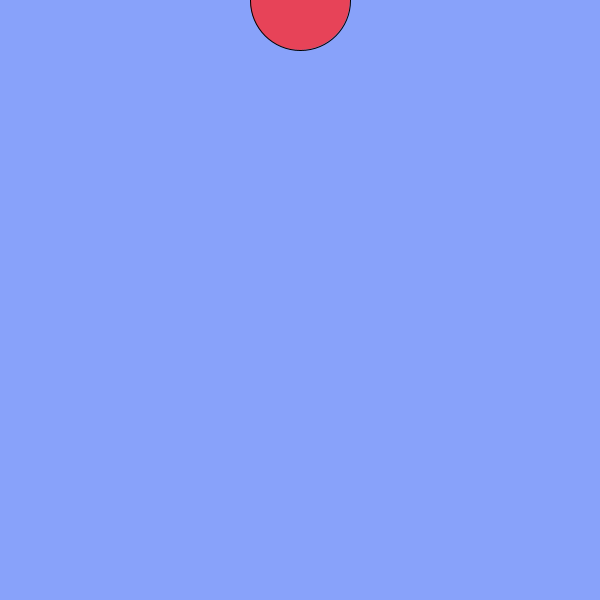
Frame 1 (no input)
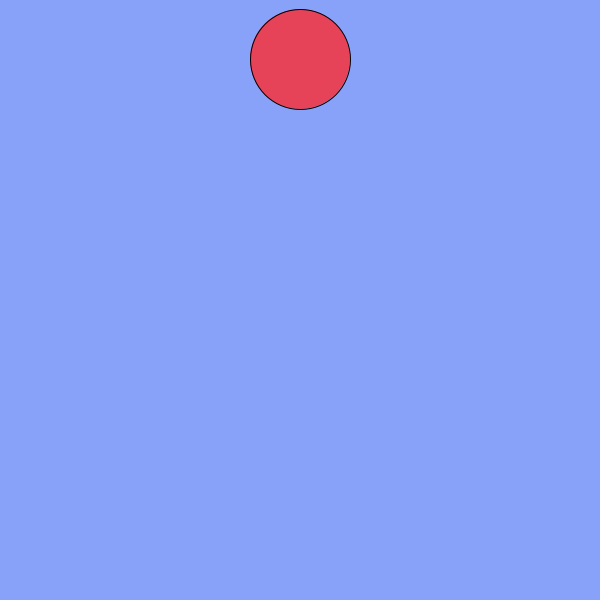
Frame 60 (the mouse pressed at the canvas centre just before this capture)
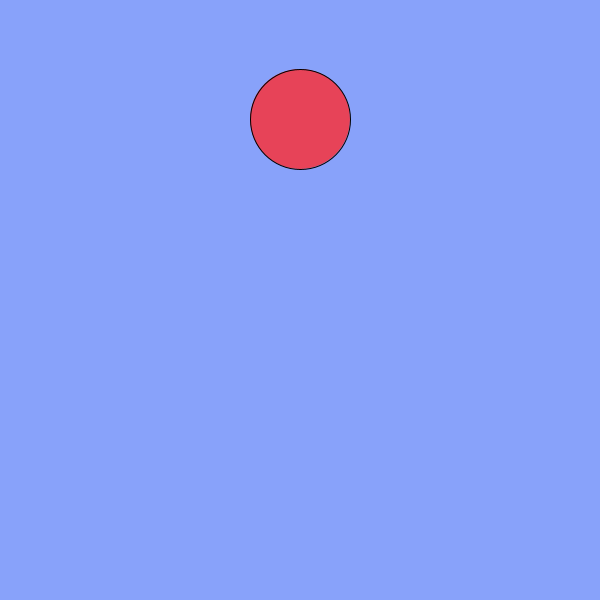
Frame 120 (the mouse held since frame 60 and released just before this capture)

The Processing sketch that drew these frames (run headless with seeded random() and noise(); from frame 60 on, the mouse is pressed at the canvas centre):

// Processing sketch: BalloonExample
// ── BalloonExample.pde

// Declaration of global variables defining the positions
// and colours for the baloon and the sky
float x,y,radius;
color fillColor, strokeColor, skyColor;

// Setup method -- called once at the start
void setup(){
  // Set the sketch to 600 x 600
  size(600,600);
  // Set the initial balloon position and size
  x=width/2;
  y=0;
  radius=50;
  // Set the colours
  fillColor=color(231, 67, 88);  // color function
  strokeColor=#000000;           // black!
  skyColor=#88A2FA;              // hex color notation
}

// Draw method
void draw() {
  // Declare some local variables
  float balloonWidth = radius * 2;
  float balloonHeight = radius * 2;
  // Clear the screen, setting it to sky blue
  background(skyColor);
  // Draw the balloon
  ellipseMode(CENTER);
  stroke(strokeColor);
  fill(fillColor);
  ellipse(x,y,balloonWidth, balloonHeight);
  // Move the balloon down if it is still above ground
  if (y+radius<height) {
    y++;
  }
}
